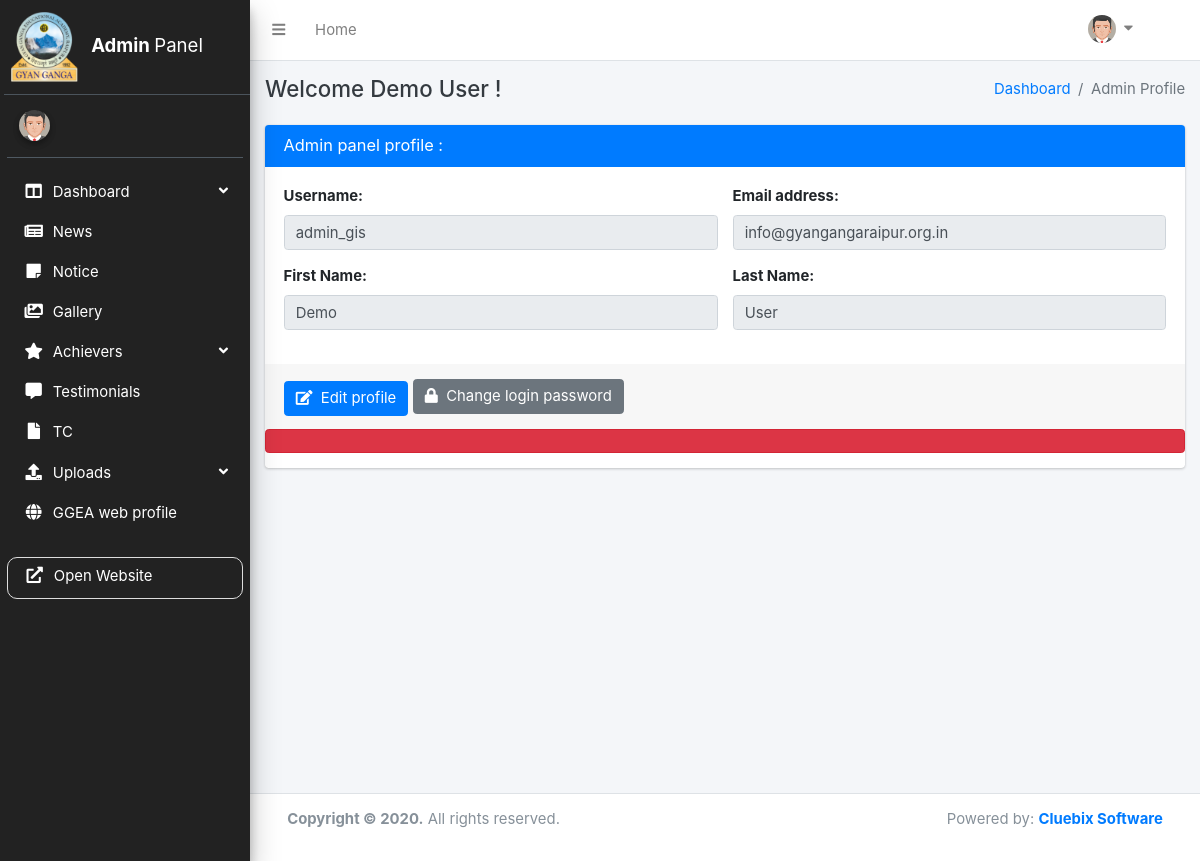
/index.php/login/changePwd, run on an earlier commit of the app's database.
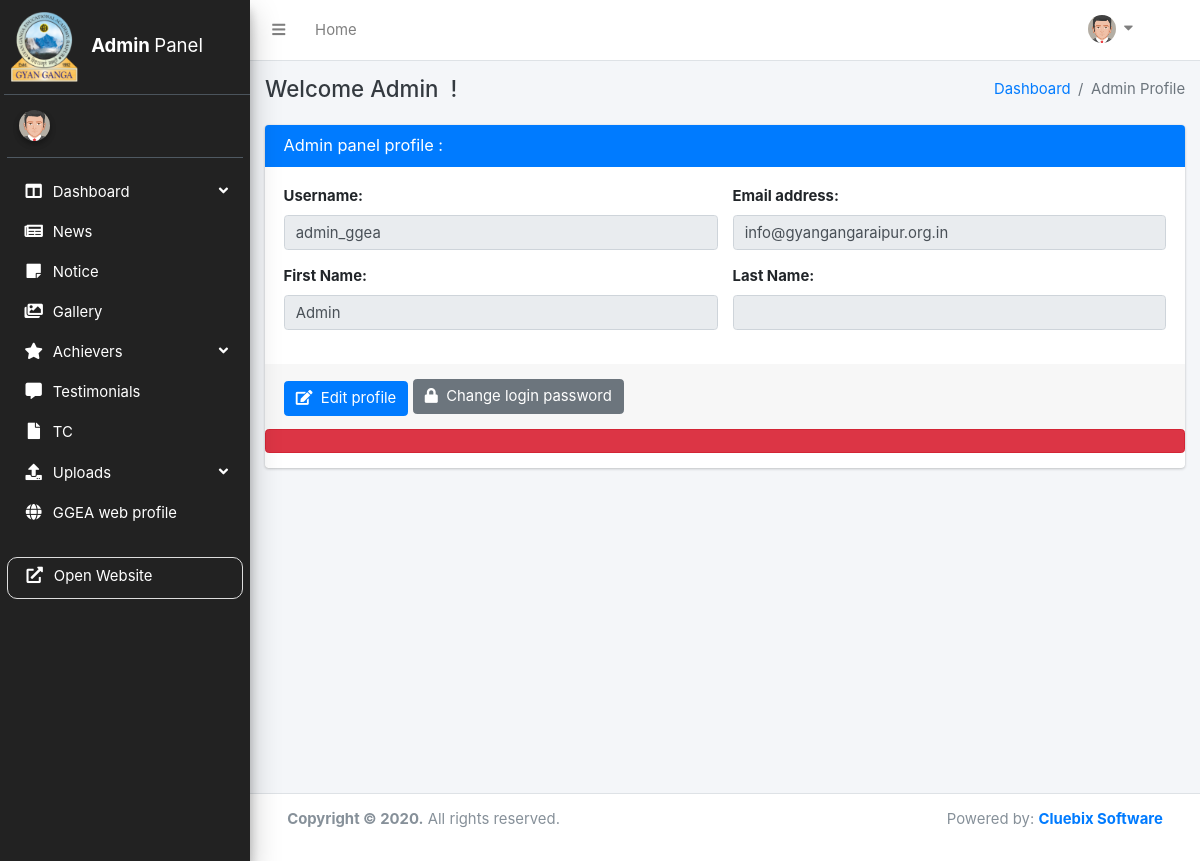
And on a later commit of the database.
### tables this page shows
CREATE TABLE `users` (
  `user_id` int(11) NOT NULL,
  `username` varchar(50) NOT NULL,
  `pwd` varchar(255) NOT NULL,
  `fname` varchar(15) NOT NULL,
  `lname` varchar(15) NOT NULL,
  `email` varchar(500) NOT NULL,
  `phone` varchar(1000) NOT NULL,
  `status` varchar(15) NOT NULL DEFAULT 'active',
  `role` varchar(15) NOT NULL DEFAULT 'admin'
);

### application/controllers/Login.php (called while the page is built, shortened)
<?php
class Login extends MY_Controller {
    public function __construct(){
        $this->load->model('Auth_model', 'auth');
        $this->load->model('GetModel', 'fetch');
    }
    public function changePwd(){
        $this->form_validation->set_rules('oldp', 'Old Password', 'required|min_length[6]');
        $this->form_validation->set_rules('newp', 'New Password', 'required|min_length[6]');
        $this->form_validation->set_rules('cnfp', 'Confirm Password', 'required|min_length[6]');
        if($this->form_validation->run() == TRUE){
            $data=$this->input->post();
            $admProfile=$this->fetch->getAdminProfile();
            if($data['newp']==$data['cnfp']){
                if( password_verify($data['oldp'], $admProfile->pwd) ){
                    $hash['pwd'] = password_hash( $this->input->post('cnfp'), PASSWORD_DEFAULT );
                    $status=$this->auth->changeLoginPassword($hash, $admProfile->user_id);
                    if($status){
                        $this->session->set_flashdata('success','Password Updated ! Please login again.');
                        redirect('Login/logout');
                    }
                    else{
                        $this->session->set_flashdata('failed','Error !');
                        redirect('Admin/adminProfile');
                    }
                }
                else{
                    $this->session->set_flashdata('failed','Invalid old password !');
                    redirect('Admin/adminProfile');
                }
            }
            else{
                $this->session->set_flashdata('failed','New & confirm password should be same !');
                redirect('Admin/adminProfile');
            }
        }
        else{
            $admProfile=$this->fetch->getAdminProfile();
            $this->load->view( 'admin/adminheader', ['admProfile' => $admProfile, 'errors'=> validation_errors()] );
            $this->load->view('admin/adminaside');
            $this->load->view('admin/adminProfile');
            $this->load->view('admin/adminfooter');
        }
    }
}

### index.php (called while the page is built, shortened)
<?php
require_once BASEPATH.'core/CodeIgniter.php';

### application/models/GetModel.php (called while the page is built, shortened)
<?php
class GetModel extends CI_Model{
    public function getAdminProfile()
    {
        return $this->db->get('users')->row();
    }
}
?>

### application/views/admin/adminProfile.php (the view, shortened to what this page needs)
<div class="content-wrapper">
    <div class="content-header">
        <div class="container-fluid">
            <div class="row mb-4">
                <div class="col-md-6">
                    <h4 class="m-0 text-dark">Welcome <?php echo $admProfile->fname .'&nbsp;' . $admProfile->lname ?> !</h4>
                </div>
                <div class="col-md-6">
                    <ol class="breadcrumb float-sm-right">
                    <li class="breadcrumb-item"><a href="<?=base_url('Admin')?>">Dashboard</a></li>
                    <li class="breadcrumb-item active"><a >Admin Profile</a></li>
                    </ol>
                </div>
            </div>
            <div class="row adm-pro-row">
                <div class="col-md-12">
                    <div class="card card-primary">
                        <div class="card-header">
                            <h4 class="card-title">Admin panel profile :</h4>
                        </div>
                        <?php
                            $username1=$admProfile->username;
                            $email1=$admProfile->email;
                            $fname=$admProfile->fname;
                            $lname=$admProfile->lname;
                        ?>
                        <form role="form">
                            <div class="card-body">
                                <div class="row">
                                    <div class="form-group col-md-6">
                                        <label for="Uname">Username:</label>
                                        <input type="text" class="form-control" id="Uname" value="<?=$username1?>" disabled>
                                    </div>
                                    <div class="form-group col-md-6">
                                        <label for="Email">Email address:</label>
                                        <input type="email" class="form-control" id="Email" value="<?=$email1?>" disabled>
                                    </div>
                                </div>
                                <div class="row">
                                    <div class="form-group col-md-6">
                                        <label for="fname">First Name:</label>
                                        <input type="text" class="form-control" id="fname" value="<?=$fname?>" disabled>
                                    </div>
                                    <div class="form-group col-md-6">
                                        <label for="lname">Last Name:</label>
                                        <input type="text" class="form-control" id="lname" value="<?=$lname?>" disabled>
                                    </div>
                                </div>
                            </div>
                            <div class="card-footer">
                                <button type="button" class="btn btn-primary mt-1 mb-" data-toggle="modal" data-target="#edit-prof-modal"><i class="fa fa-edit"></i>&nbsp; Edit profile</button>
                                <button type="button" class="btn btn-secondary mt-1 mb-1" data-toggle="modal" data-target="#pwd-modal"><i class="fa fa-lock"></i>&nbsp; Change login password</button>
                            </div>
                        </form>
                        <?php
                        if(isset($errors)){
                           echo '<span class="alert alert-danger">'.$errors.'</span>';
                            }
                        ?>
                    </div>
                </div>
            </div>
        </div>
    </div>
</div>

### application/views/admin/adminheader.php (shortened to what this page needs)
<!DOCTYPE html>
<html>
<head>
  <link rel="stylesheet" href="https://use.fontawesome.com/releases/v5.6.3/css/all.css">
  <link rel="stylesheet" href="<?=base_url('assets/plugins/fontawesome-free/css/all.css')?>">
  <link rel="stylesheet" href="<?php echo base_url(); ?>assets/dist/css/adminlte.min.css">
  <link rel="stylesheet" href="<?php echo base_url(); ?>assets/plugins/datatables-bs4/css/dataTables.bootstrap4.css">
  <link rel="stylesheet" href="<?php echo base_url(); ?>assets/plugins/overlayScrollbars/css/OverlayScrollbars.min.css">
</head>
<body class="hold-transition sidebar-mini layout-fixed">
<div class="wrapper">
  <nav class="main-header navbar navbar-expand navbar-white navbar-light" >
    <ul class="navbar-nav">
      <li class="nav-item">
        <a class="nav-link" data-widget="pushmenu" href="#"><i class="fas fa-bars"></i></a>
      </li>
      <li class="nav-item d-none d-sm-inline-block">
        <a href="<?=base_url('Admin')?>" class="nav-link">Home</a>
      </li>
    </ul>
  <ul class="navbar-nav ml-auto">
    <li class="nav-item dropdown mr-5 mb-2">
      <a class="nav-link" data-toggle="dropdown" href="#">
      <img src="<?=base_url('assets/images/avatar5.png')?>" class="rounded-circle" height="28" alt="Admin">
         <i class="fas fa-caret-down fa-md ml-1"></i>
      </a>
    </li>
  </ul>
  </nav>

### application/views/admin/adminaside.php (shortened to what this page needs)
<aside class="main-sidebar sidebar-dark-primary elevation-4">
  <a href="<?=base_url('Admin')?>" class="brand-link ml-1">
    <span class="brand-text text-lg"><img src="<?=base_url('assets/images/logo_admin.png')?>" alt="GGEA logo" height="70px" class=""> <strong class="ml-2">Admin </strong>Panel</span>
  </a>
  <div class="sidebar"  style="">
    <div class="user-panel mt-3 pb-3 mb-3 d-flex">
      <div class="image">
        <img src="<?php echo base_url(); ?>assets/images/avatar5.png" class="img-circle elevation-2" alt="User Image">
      </div>
      <div class="info">
        <a href="<?=base_url('Admin/adminProfile')?>" class="d-block"> <?php echo $this->session->user->fname .'&nbsp;' . $this->session->user->lname ?> </a>
      </div>
    </div>
    <nav class="mt-2">
      <ul class="nav nav-pills nav-sidebar flex-column" data-widget="treeview" role="menu" data-accordion="false">
        <li class="nav-item has-treeview <?php if($this->uri->segment(2)=="" || $this->uri->segment(2)=="Subscriptions"){echo ' menu-open';}?>">
          <a href="#" class="nav-link">
            <i class="nav-icon fa fa-columns"></i>
            <p>
              Dashboard
              <i class="right fas fa-angle-down"></i>
            </p>
          </a>
        </li>
        <li class="nav-item">
          <a href="<?=base_url('Admin/News')?>" class="nav-link <?php if($this->uri->segment(2)=="News"){echo ' CustomActive';}?>">
            <i class="fa fa-newspaper nav-icon"></i>
            <p>News</p>
          </a>
        </li>
        <li class="nav-item">
          <a href="<?=base_url('Admin/Notice')?>" class="nav-link <?php if($this->uri->segment(2)=="Notice"){echo ' CustomActive';}?>">
            <i class="fa fa-sticky-note nav-icon"></i>
            <p>Notice</p>
          </a>
        </li>
        <li class="nav-item">
          <a href="<?=base_url('Admin/Gallery')?>" class="nav-link <?php if($this->uri->segment(2)=="Gallery" || $this->uri->segment(2)=="galleryInner"){echo ' CustomActive';}?>">
            <i class="fa fa-images nav-icon"></i>
            <p>Gallery</p>
          </a>
        </li>
        <li class="nav-item has-treeview <?php if($this->uri->segment(2)=="AllAch" || $this->uri->segment(2)=="TopAch"){echo ' menu-open';}?>">
          <a href="#" class="nav-link">
            <i class="nav-icon fa fa-star"></i>
            <p>
              Achievers
              <i class="right fas fa-angle-down"></i>
            </p>
          </a>
        </li>
        <li class="nav-item">
          <a href="<?=base_url('Admin/Testimonials')?>" class="nav-link <?php if($this->uri->segment(2)=="Testimonials"){echo ' CustomActive';}?>">
            <i class="fa fa-comment-alt nav-icon"></i>
            <p>Testimonials</p>
          </a>
        </li>
        <li class="nav-item">
          <a href="<?=base_url('Admin/TC')?>" class="nav-link <?php if($this->uri->segment(2)=="TC"){echo ' CustomActive';}?>">
            <i class="fa fa-file nav-icon"></i>
            <p>TC</p>
          </a>
        </li>
        <li class="nav-item has-treeview <?php if($this->uri->segment(2)=="TourVid" || $this->uri->segment(2)=="Magazine"){echo ' menu-open';}?>">
          <a href="#" class="nav-link">
            <i class="nav-icon fa fa-upload"></i>
            <p>
              Uploads
              <i class="right fas fa-angle-down"></i>
            </p>
          </a>
        </li>
        <li class="nav-item">
          <a href="<?=base_url('Admin/webProfile')?>" class="nav-link <?php if($this->uri->segment(2)=="webProfile"){echo ' CustomActive';}?>">
            <i class="fa fa-globe nav-icon"></i>
            <p>GGEA web profile</p>
          </a>
        </li>
        <li class="nav-item mt-4 mb-5" id="website-link">
          <a href="<?=base_url()?>" target=_blank class="nav-link">
            <i class="fas fa-external-link-alt nav-icon"></i>
            <p>Open Website</p>
          </a>
        </li>
      </ul>
    </nav>
  </div>
</aside>

### application/views/admin/adminfooter.php (shortened to what this page needs)
<footer class="main-footer px-5">
    <div class="row">
      <p>
        <strong>Copyright &copy; 2020.</strong>
        All rights reserved.
      </p>
      <p class="ml-auto">Powered by: <a href="https://cluebix.com" class="text-bold" target=_blank>Cluebix Software</a></p>
    </div>
</footer>
</div>
</body>
</html>

What changed in the data, as far as the page shows it:
changed users "info@gyangangaraipur.org.in": fname "Demo" → "Admin"; username "admin_gis" → "admin_ggea"; lname "User" → (not shown)
